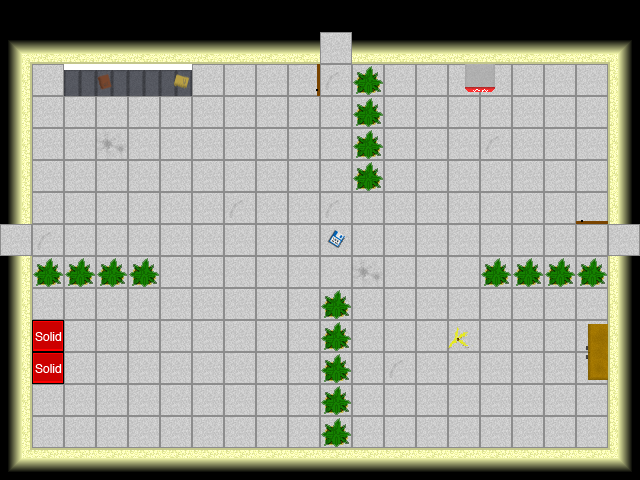

This is a level from a 2D game, rendered from its Tiled map with the project's own tilesets. A one-line summary and the map file follow, with tile-layer data summarised:
An orthogonal 20x15 tile map with 32x32 px tiles, 1 tile layer (Tile Layer 1), 1 hidden layer not drawn, 2 tilesets and 4 objects (mainPlayer, doorRight, doorUp, doorLeft).

<map version="1.0" orientation="orthogonal" width="20" height="15" tilewidth="32" tileheight="32">
 <tileset firstgid="1" name="metatiles32x32" tilewidth="32" tileheight="32">
  <image source="../img/map/metatiles32x32.png" width="288" height="32" />
  <tile id="0">
   <properties>
    <property name="type" value="solid" />
   </properties>
  </tile>
  <tile id="5">
   <properties>
    <property name="type" value="doorRight" />
   </properties>
  </tile>
  <tile id="6">
   <properties>
    <property name="type" value="doorUp" />
   </properties>
  </tile>
  <tile id="7">
   <properties>
    <property name="type" value="doorDown" />
   </properties>
  </tile>
  <tile id="8">
   <properties>
    <property name="type" value="doorLeft" />
   </properties>
  </tile>
 </tileset>
 <tileset firstgid="10" name="Terrain" tilewidth="32" tileheight="32">
  <image source="../img/map/Terrain.png" width="256" height="256" />
 </tileset>
 <layer name="Tile Layer 1" width="20" height="15">
  <data>[300 cells, 280 non-empty, 24 distinct tile ids]</data>
 </layer>
 <layer name="collision" width="20" height="15" visible="0">
  <data>[300 cells, 86 non-empty, 1 distinct tile ids]</data>
 </layer>
 <objectgroup name="Object Layer 1" width="20" height="15">
  <object name="mainPlayer" x="96" y="192" width="32" height="32">
   <properties>
    <property name="image" value="Main_char" />
    <property name="spritewidth" value="64" />
   </properties>
  </object>
 </objectgroup>
 <objectgroup name="doors" width="20" height="15">
  <object name="doorRight" x="610" y="226" width="28" height="28" />
  <object name="doorUp" x="320" y="34" width="29" height="28">
   <properties>
    <property name="type" value="door" />
   </properties>
  </object>
  <object name="doorLeft" x="0" y="226" width="29" height="27">
   <properties>
    <property name="type" value="door" />
   </properties>
  </object>
 </objectgroup>
</map>
